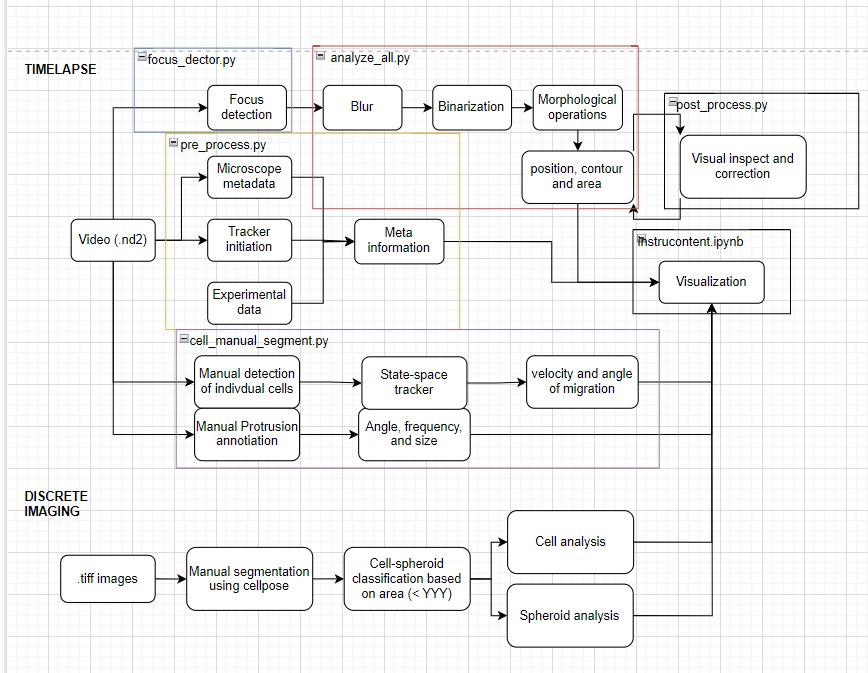
#> input picture imgs/pipeSummary.png, 868 x 673 px
$ python -i functions.py   (imports and definitions only)
#> lines starting #> are read from the running program, lines starting #| are printed output that depends on the picture
#> further down, picture is the input picture: shape (673, 868, 3); mean B, G, R 242.3, 242.3, 242.5
import os
import csv

import cv2
import skimage
import pandas as pd
import seaborn as sns

import matplotlib.pyplot as plt
import numpy as np

from scipy import signal
from sklearn.preprocessing import RobustScaler
import scipy
import json

from sklearn.decomposition import PCA

# [34 lines left out: function saver, not called in this run]


def increase_brightness(img, value=1):
#> called with value = 1
    hsv = cv2.cvtColor(img, cv2.COLOR_BGR2HSV)
#> hsv: shape (673, 868, 3); mean H, S, V 3, 5.7, 244.3
    h, s, v = cv2.split(hsv)
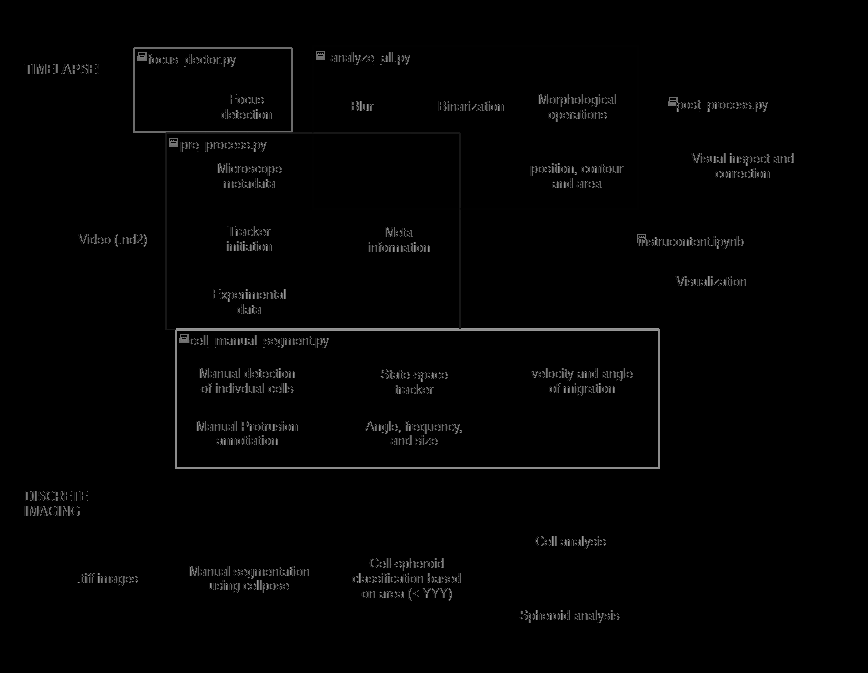
#> h: shape (673, 868); min 0, max 161, mean 3
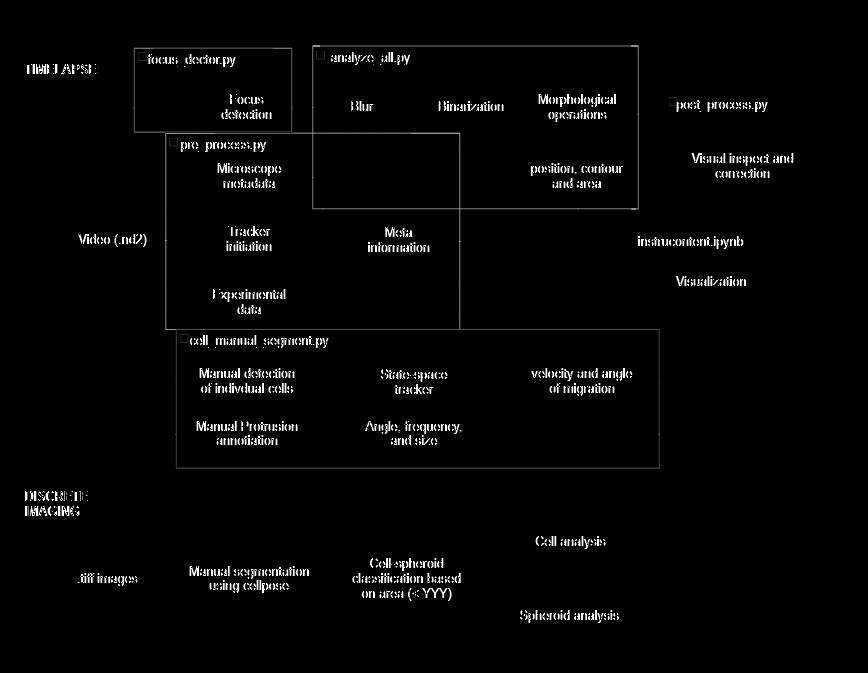
#> s: shape (673, 868); min 0, max 255, mean 5.7
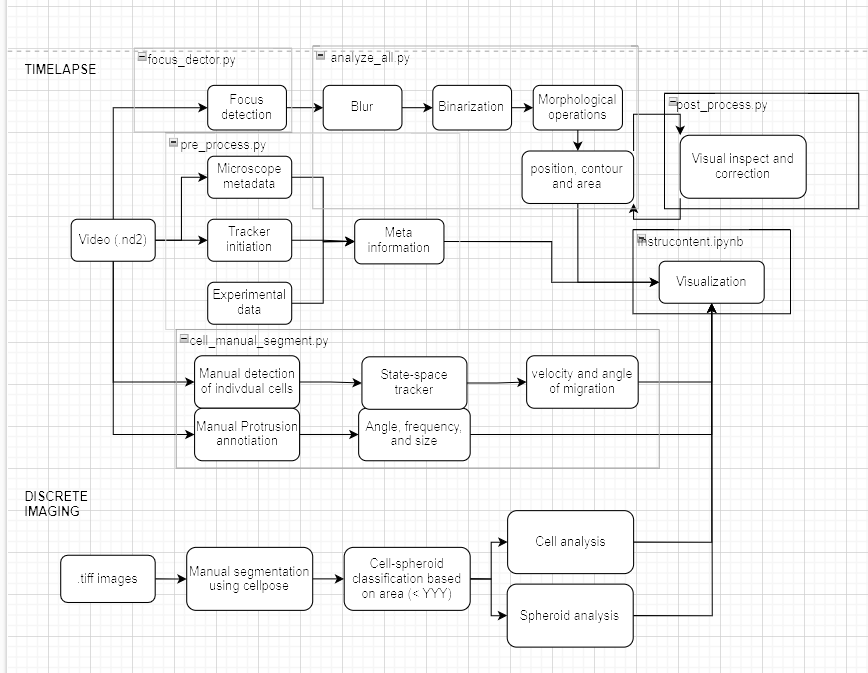
#> v: shape (673, 868); min 0, max 255, mean 244.3

    lim = 255 - value
    v[v > lim] = 255
    v[v <= lim] += value

    final_hsv = cv2.merge((h, s, v))
#> final_hsv: shape (673, 868, 3); mean H, S, V 3, 5.7, 244.7
    img = cv2.cvtColor(final_hsv, cv2.COLOR_HSV2BGR)
    return img

# [187 lines left out: functions faridFilter, segmentImg, loadJson, loadNpy, findId, not called in this run]

def processContour(contours,j):
    data = contours[j]
    return cv2.contourArea(data), cv2.arcLength(data,True), data

def NormalizeData(data):
    return (data-data.min()) / (data.max()-data.min())
    #return data

def normalize(datas):
    return (datas-np.mean(datas))/np.std(datas)

def norm(data):
    trans = RobustScaler()
    return trans.fit_transform(data.reshape(-1, 1))[:,0], trans

# [223 lines left out: functions sample_freqs, PCA_decomposition, PCA_and_viz, pipe, parse_dict, performPCA, not called in this run]

"""
def PCA_pipe(dict, hue_label):

    extra = np.array(['label', 'day', 'conc', 'time', 'runNum', 'expr', 'pixelSize'])

    headerR = np.array(list(map(lambda x: "r_" + x, dict["dfBins"][0].astype("str"))))
    headerPhi = np.array(list(map(lambda x: "p_" + x, dict["dfBins"][0].astype("str"))))

    tempDict = {}

    for i in range(51):
        tempDict[headerR[i]] = []
        tempDict[headerPhi[i]] = []

    for i in range(len(dict["dfBins"])):
        for j in range(51):
            tempDict[headerR[j]].append(dict["dfValueR"][i][j])
            tempDict[headerPhi[j]].append(dict["dfValuePhi"][i][j])

    df_pca = pd.DataFrame()

    for i in extra:
        df_pca[i] = dict[i]

    for i in tempDict.keys():
        df_pca[i] = np.array(tempDict[i])

    df_pca = df_pca.replace(np.nan, 0)

    fig, ax = plt.subplots(2, 3,figsize=(16, 10),facecolor='white')

    pca, components = performPCA(df_pca)

    comp = pd.DataFrame(components, columns = ['1','2', '3'])

    comp["label"] = df_pca["label"]
    comp["time"] = df_pca["time"]
    comp["pixelSize"] = df_pca["pixelSize"]

    total_var = pca.explained_variance_ratio_.sum() * 100

    ax[0,0].set_title("{} hours: explained {:.2f}%".format(i, total_var))
    ax[0,0].set_xlabel("1st component")
    ax[0,0].set_ylabel("2nd component")
    sns.scatterplot(x='1', y='2', data=comp, ax = ax[0,0], hue=hue_label)
    ax[0,0].legend(loc='upper right')

    ax[0,1].set_xlabel("2nd component")
    ax[0,1].set_ylabel("3rd component")
    sns.scatterplot(x='2', y='3', data=comp, ax = ax[0,1], hue=hue_label)
    ax[0,1].legend(loc='upper right')


    ax[0,2].set_xlabel("1st component")
    ax[0,2].set_ylabel("3rd component")
    sns.scatterplot(x='1', y='3', data=comp, ax = ax[0,2], hue=hue_label)
    ax[0,2].legend(loc='upper right')

    print('In {} hours, total Explained Variance: {}%'.format(i,total_var))

    weights = pca.components_

    ax[1,0].bar(np.arange(0,len(weights[0,:])),weights[0,:], label = "y-1", alpha = 0.5)
    ax[1,0].legend()

    ax[1,1].bar(np.arange(0,len(weights[0,:])),weights[1,:], label = "y-2", alpha = 0.5)
    ax[1,1].legend()

    ax[1,2].bar(np.arange(0,len(weights[0,:])),weights[2,:], label = "y-3", alpha = 0.5)
    ax[1,2].legend()
    ax[1,2].set_xlabel("Frequency [Hz]")

    return df_pca

def create_bins(lower_bound=0, width=1, quantity=50):

    bins = []
    for low in range(lower_bound,
                     lower_bound + quantity*width + 1, width):
        bins.append((low, low+width))
    return bins

def find_bin(freq, amplitude, bins, values):
    for i in range(0, len(bins)):
        if bins[i][0] <= freq < bins[i][1]:
            values[i] += amplitude
            return values
    return values


def findFrequencies(data, j):

    xx = data[j][:,0,:]
    xx = (xx.astype(np.float32)-np.mean(xx,axis=0)[None,...])/np.std(xx,axis=0)[None,...]

    r = np.diff(scipy.ndimage.gaussian_filter(np.sqrt(xx[:,0]**2 + xx[:,1]**2),2))
    phi = np.diff(scipy.signal.detrend(scipy.ndimage.gaussian_filter(np.unwrap(np.arctan2(xx[:,0],xx[:,1])),2)))

    #r = np.diff(np.sqrt(xx[:,0]**2 + xx[:,1]**2))
    #phi = np.diff(np.unwrap(np.arctan2(xx[:,0],xx[:,1])))

    xxPolar = np.stack((r,phi), axis = 1)

    components = 50

    N = xxPolar.shape[0]
    fft_xy = np.fft.fft(xxPolar, axis = 0)
    idx = np.argsort(np.abs(fft_xy)**2,axis=0)[::-1]

    n = np.stack((idx[:components,0],idx[:components,1]),axis = 1)

    #i_sig = np.real(np.fft.ifft(sub_sig,axis=0))

    powerAll = np.abs(fft_xy)**2
    pw = np.zeros((components,2),dtype=np.complex128)
    pw[:,0] = powerAll[n[:,0],0]
    pw[:,1] = powerAll[n[:,1],1]

    bins = create_bins()

    valuesR = np.zeros(len(bins))
    valuesPhi = np.zeros(len(bins))

    for i in range(len(n)):
        valuesR = find_bin(i,pw[i,0],bins,valuesR)
        valuesPhi = find_bin(i,pw[i,1],bins,valuesPhi)

    dfBins = np.arange(0,len(valuesR))

    return dfBins, valuesR, valuesPhi

"""

>>> import cv2
>>> picture = cv2.imread('../../imgs/pipeSummary.png')
>>> result = increase_brightness(picture)
